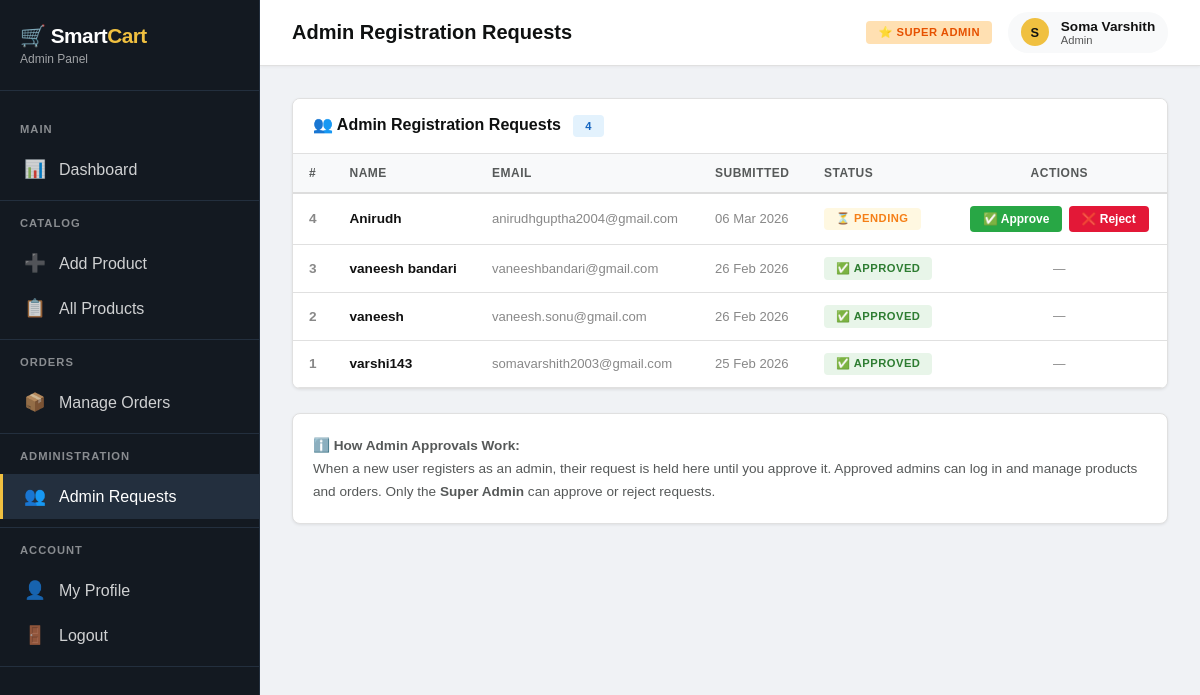
/admin/requests (signed in), run on the app's committed database.
### tables this page shows
CREATE TABLE admin_requests (
            request_id INTEGER PRIMARY KEY AUTOINCREMENT,
            name       TEXT NOT NULL,
            email      TEXT UNIQUE NOT NULL,
            password   TEXT NOT NULL,
            status     TEXT DEFAULT 'pending',
            created_at TIMESTAMP DEFAULT CURRENT_TIMESTAMP
        );

### app.py (the view)
@app.route('/admin/requests')
def admin_requests():
    if 'admin_id' not in session or not session.get('is_super_admin'):
        flash("Access denied. Super admin only.", "danger")
        return redirect('/admin-dashboard')
    conn   = get_db_connection()
    cursor = conn.cursor()
    cursor.execute("SELECT * FROM admin_requests ORDER BY created_at DESC")
    requests = cursor.fetchall()
    conn.close()
    return render_template('admin/admin_requests.html', requests=requests)

### app.py (called while the page is built)
@app.template_filter('fdate')
def fdate_filter(value, fmt='%d %b %Y'):
    if not value:
        return '-'
    if isinstance(value, str):
        try:
            value = datetime.strptime(value[:19], '%Y-%m-%d %H:%M:%S')
        except ValueError:
            return value
    return value.strftime(fmt)

def get_db_connection():
    conn = sqlite3.connect(DATABASE)
    conn.row_factory = sqlite3.Row
    return conn

@app.context_processor
def inject_categories():
    try:
        conn   = get_db_connection()
        cursor = conn.cursor()
        cursor.execute("SELECT DISTINCT category FROM products WHERE quantity > 0 AND category IS NOT NULL ORDER BY category")
        cats = cursor.fetchall()
        conn.close()
        return {'categories': cats}
    except Exception:
        return {'categories': []}

### templates/admin/admin_requests.html (shortened to what this page needs)
{% extends "admin/base_admin.html" %}
{% block page_title %}Admin Registration Requests{% endblock %}
{% block content %}
<div class="card">
    <div class="card-header">
        <span class="card-title">👥 Admin Registration Requests
            <span class="badge badge-info" style="margin-left:0.5rem;">{{ requests|length }}</span>
        </span>
    </div>
    {% if requests %}
    <div class="table-wrapper">
        <table class="table">
            <thead>
                <tr>
                    <th>#</th>
                    <th>Name</th>
                    <th>Email</th>
                    <th>Submitted</th>
                    <th>Status</th>
                    <th style="text-align:center;">Actions</th>
                </tr>
            </thead>
            <tbody>
                {% for req in requests %}
                <tr>
                    <td style="color:var(--gray-500);font-weight:600;">{{ req.request_id }}</td>
                    <td style="font-weight:600;">{{ req.name }}</td>
                    <td style="font-size:0.82rem;color:var(--gray-500);">{{ req.email }}</td>
                    <td style="font-size:0.82rem;color:var(--gray-500);">{{ req.created_at | fdate }}</td>
                    <td>
                        {% if req.status == 'pending' %}
                        <span class="badge badge-warning">⏳ Pending</span>
                        {% elif req.status == 'approved' %}
                        <span class="badge badge-success">✅ Approved</span>
                        {% else %}
                        <span class="badge badge-danger">❌ Rejected</span>
                        {% endif %}
                    </td>
                    <td>
                        <div style="display:flex;gap:0.4rem;justify-content:center;">
                            {% if req.status == 'pending' %}
                            <a href="/admin/approve-request/{{ req.request_id }}" class="btn btn-success btn-sm"
                               data-confirm="Approve admin account for {{ req.name }}?">✅ Approve</a>
                            <a href="/admin/reject-request/{{ req.request_id }}" class="btn btn-danger btn-sm"
                               data-confirm="Reject this registration request?">❌ Reject</a>
                            {% else %}
                            <span style="font-size:0.78rem;color:var(--gray-500);">—</span>
                            {% endif %}
                        </div>
                    </td>
                </tr>
                {% endfor %}
            </tbody>
        </table>
    </div>
    {% else %}
    <div class="empty-state">
        <div class="icon">📭</div>
        <h3>No registration requests</h3>
        <p>New admin registration requests will appear here.</p>
    </div>
    {% endif %}
</div>
<div class="card" style="margin-top:1rem;">
    <div class="card-body">
        <div style="font-size:0.85rem;color:var(--gray-700);line-height:1.7;">
            <strong>ℹ️ How Admin Approvals Work:</strong><br>
            When a new user registers as an admin, their request is held here until you approve it.
            Approved admins can log in and manage products and orders.
            Only the <strong>Super Admin</strong> can approve or reject requests.
        </div>
    </div>
</div>
{% endblock %}

### templates/admin/base_admin.html (style rules this page uses)
* { margin: 0; padding: 0; box-sizing: border-box; }
html { scroll-behavior: smooth; overflow-x: hidden; }
body { font-family: 'Amazon Ember', Arial, -apple-system, BlinkMacSystemFont, 'Segoe UI', sans-serif; background: #f0f2f5; color: #111; overflow-x: hidden; }
:root { --amazon-dark: #131921; --amazon-mid: #232f3e; --amazon-yellow: #f0c040; --amazon-orange: #ff9900; --amazon-red: #e31837; --gray-50: #f8f9fa; --gray-100: #f3f3f3; --gray-200: #e0e0e0; --gray-300: #ddd; --gray-500: #888; --gray-700: #565959; --gray-900: #0f1111; }
.card { background: #fff; border: 1px solid var(--gray-200); border-radius: 8px; box-shadow: 0 1px 3px rgba(0, 0, 0, .08); overflow: hidden; margin-bottom: 1.5rem; }
.card-header { padding: 1rem 1.25rem; background: white; border-bottom: 1px solid var(--gray-200); display: flex; justify-content: space-between; align-items: center; flex-wrap: wrap; gap: 1rem; }
.card-title { font-size: 1rem; font-weight: 700; color: var(--gray-900); }
.card-body { padding: 1.25rem; }
.btn { display: inline-flex; align-items: center; justify-content: center; gap: 0.5rem; padding: 0.6rem 1rem; border-radius: 4px; font-size: 0.85rem; font-weight: 700; cursor: pointer; border: none; transition: all 0.2s; text-decoration: none; }
.btn-success { background: #28a745; color: white; }
.btn-danger { background: var(--amazon-red); color: white; }
.btn-sm { padding: 0.4rem 0.8rem; font-size: 0.75rem; }
.table-wrapper { overflow-x: auto; -webkit-overflow-scrolling: touch; }
.table { width: 100%; border-collapse: collapse; background: white; min-width: 600px; }
.table thead tr { background: var(--gray-50); border-bottom: 2px solid var(--gray-300); }
.table th { padding: 0.75rem 1rem; text-align: left; font-size: 0.75rem; font-weight: 700; text-transform: uppercase; color: var(--gray-700); letter-spacing: 0.5px; }
.table td { padding: 0.75rem 1rem; border-bottom: 1px solid var(--gray-200); font-size: 0.85rem; }
.badge { display: inline-block; padding: 0.3rem 0.75rem; border-radius: 4px; font-size: 0.7rem; font-weight: 700; text-transform: uppercase; letter-spacing: 0.5px; }
.badge-success { background: #e8f5e9; color: #2e7d32; }
.badge-warning { background: #fff8e1; color: #f57f17; }
.badge-info { background: #e3f2fd; color: #1565c0; }

### data on the page
admin_requests: request_id "4", name "Anirudh", email "anirudhguptha2004@gmail.com", created_at|fdate "06 Mar 2026", status "⏳ PENDING"
admin_requests: request_id "3", name "vaneesh bandari", email "vaneeshbandari@gmail.com", created_at|fdate "26 Feb 2026", status "✅ APPROVED"
admin_requests: request_id "2", name "vaneesh", email "vaneesh.sonu@gmail.com", created_at|fdate "26 Feb 2026", status "✅ APPROVED"
admin_requests: request_id "1", name "varshi143", email "somavarshith2003@gmail.com", created_at|fdate "25 Feb 2026", status "✅ APPROVED"

### other printed values
{{ session.get('admin_name', 'A')[0].upper() }} "S"
{{ session.get('admin_name', 'Admin') }} "Soma Varshith"
{{ requests|length }} "4"
